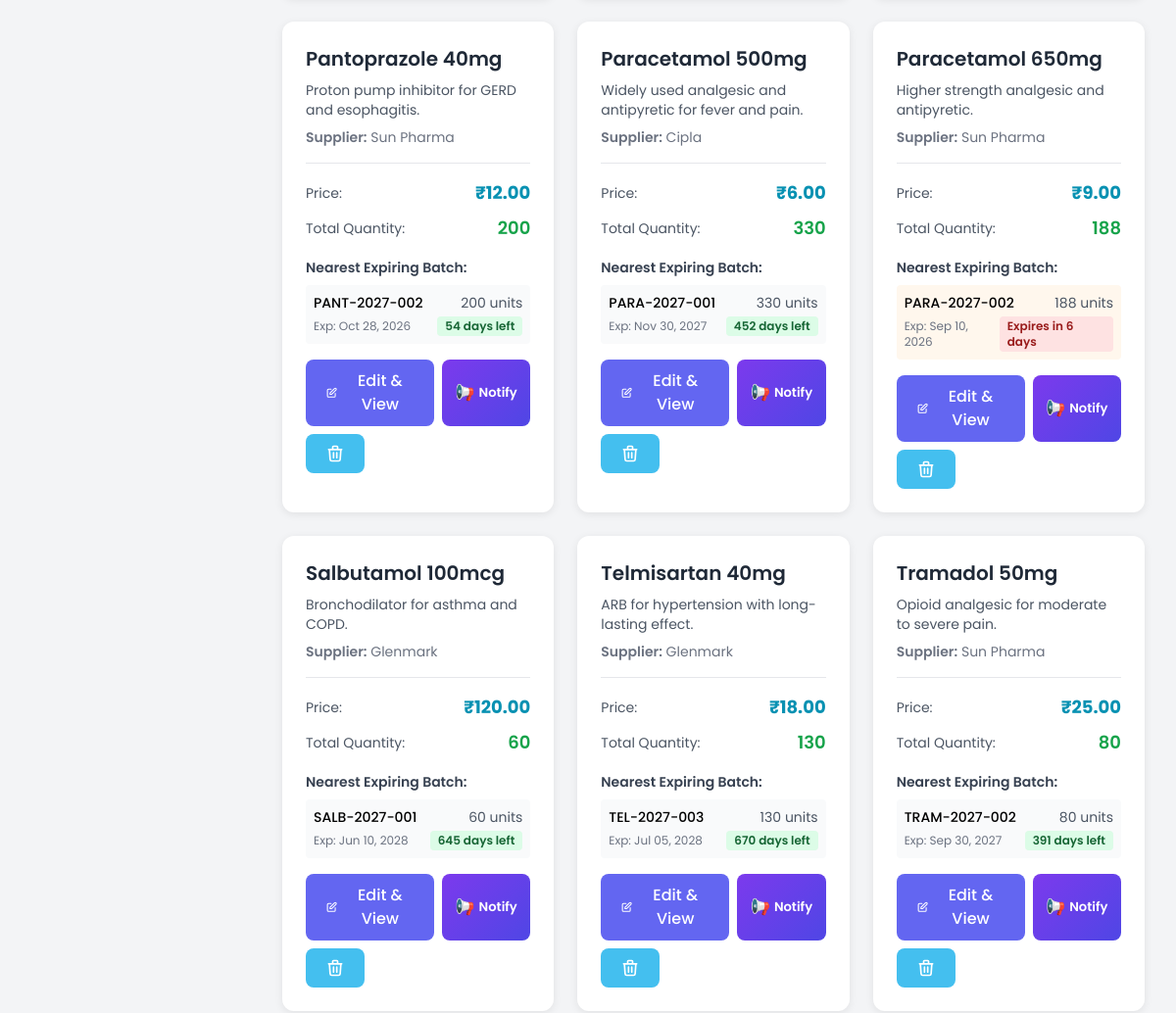
Before: /medicine/ (signed in, middle part) with the older database file.
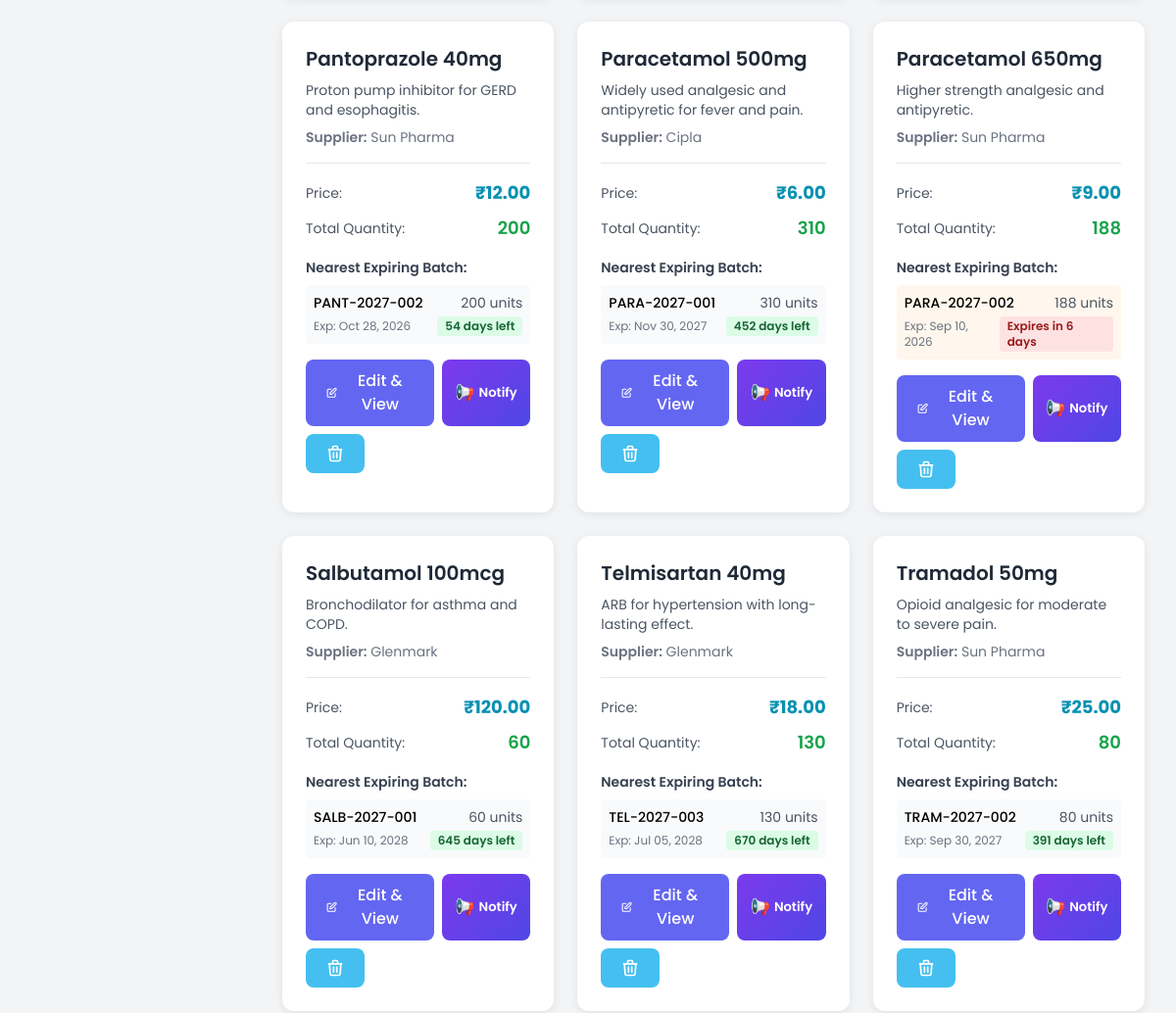
After: the same page with the newer database file.
### MediApp/models.py (models this page shows, shortened)
class Medicine(models.Model):
    name = models.CharField(max_length=100)
    description = models.TextField(blank=True)
    supplier = models.ForeignKey(
        Supplier,
        on_delete=models.SET_NULL,
        null=True,
        related_name='supplied_medicines'
    )
    category = models.ForeignKey(
        Category,
        on_delete=models.SET_NULL,
        null=True,
        blank=True,
        related_name='medicines'
    )
    created_by = models.ForeignKey(
        'User',
        on_delete=models.SET_NULL,
        null=True,
        blank=True,
        related_name='medicines_created'
    )
    price = models.DecimalField(
        max_digits=10,
        decimal_places=2,
        validators=[MinValueValidator(Decimal('0.01'))]
    )
    reorder_threshold = models.PositiveIntegerField(default=10)
    preferred_supplier = models.ForeignKey(
        'Supplier',
        on_delete=models.SET_NULL,
        null=True,
        blank=True,
        related_name='preferred_medicines'
    )
    is_active = models.BooleanField(
        default=True,
        help_text='Uncheck this if the medicine is discontinued or no longer available'
    )
    created_at = models.DateTimeField(default=timezone.now)
    updated_at = models.DateTimeField(auto_now=True)
    class Meta:
        ordering = ['name']
    @property
    def total_quantity(self):
        return sum(batch.quantity for batch in self.batches.all())
    @property
    def is_low_stock(self):
        return self.total_quantity < 50
    @property
    def nearest_active_batch(self):
        today = timezone.now().date()
        active = (
            self.batches
            .filter(expiry_date__gte=today, quantity__gt=0)
            .order_by('expiry_date')
            .first()
        )
        if active:
            return active
        return self.batches.order_by('expiry_date').first()

class Batch(models.Model):
    medicine = models.ForeignKey(
        Medicine,
        on_delete=models.CASCADE,
        related_name='batches'
    )
    batch_name = models.CharField(max_length=50)
    add_date = models.DateField(default=timezone.now)
    expiry_date = models.DateField()
    quantity = models.PositiveIntegerField(validators=[MinValueValidator(0)])
    purchase_price = models.DecimalField(
        max_digits=10,
        decimal_places=2,
        default=0,
        validators=[MinValueValidator(Decimal('0'))],
        help_text='Cost price per unit for this batch'
    )
    created_by = models.ForeignKey(
        'User',
        on_delete=models.SET_NULL,
        null=True,
        blank=True,
        related_name='batches_created'
    )
    created_at = models.DateTimeField(default=timezone.now)
    updated_at = models.DateTimeField(auto_now=True)
    reminder_sent = models.BooleanField(default=False, help_text='Set to True after sending expiry reminders for this batch')
    class Meta:
        ordering = ['expiry_date']
        verbose_name_plural = 'Batches'
    @property
    def is_expired(self):
        if self.expiry_date is None:
            return False
        return timezone.now().date() > self.expiry_date
    @property
    def days_to_expiry(self):
        if self.expiry_date is None:
            return None
        return (self.expiry_date - timezone.now().date()).days

class Supplier(models.Model):
    name = models.CharField(max_length=100)
    location = models.CharField(max_length=100)
    description = models.TextField(blank=True)
    contact_number = models.CharField(max_length=15)
    email = models.EmailField()
    created_by = models.ForeignKey(
        'User',
        on_delete=models.SET_NULL,
        null=True,
        blank=True,
        related_name='suppliers_created'
    )
    created_at = models.DateTimeField(default=timezone.now)
    updated_at = models.DateTimeField(auto_now=True)
    class Meta:
        ordering = ['-created_at']

### MediApp/views.py (the view)
# urls.py: path('medicine/', views.medicine_list, name='medicine_list'),
@pharmacist_or_admin
def medicine_list(request):
    search_query = request.GET.get('search', '')
    expiry_filter = request.GET.get('expiry', '')
    today = timezone.now().date()
    medicines = owner_scope_queryset(request, Medicine.objects.select_related('supplier').prefetch_related('batches'), 'created_by')
    if search_query:
        medicines = medicines.filter(
            Q(name__icontains=search_query) |
            Q(description__icontains=search_query) |
            Q(supplier__name__icontains=search_query)
        )
    if expiry_filter in ['7', '15', '30']:
        days = int(expiry_filter)
        target_date = today + timedelta(days=days)
        medicines = medicines.filter(
            batches__expiry_date__gte=today,
            batches__expiry_date__lte=target_date
        ).distinct()
        medicines = list(medicines)
        for med in medicines:
            med.display_batch = (
                med.batches
                .filter(expiry_date__gte=today, expiry_date__lte=target_date, quantity__gt=0)
                .order_by('expiry_date')
                .first()
            )
    else:
        medicines = list(medicines)
        for med in medicines:
            med.display_batch = med.nearest_active_batch
    context = {
        'medicines': medicines,
        'search_query': search_query,
        'expiry_filter': expiry_filter,
    }
    return render(request, 'medicine/medicine_list.html', context)

### MediApp/views.py (called while the page is built)
def is_admin_role(user):
    return bool(getattr(user, 'is_superuser', False) or getattr(user, 'role', None) == 'admin')

def owner_scope_queryset(request, queryset, owner_field='created_by'):
    if not getattr(request, 'user', None) or not request.user.is_authenticated:
        return queryset.none()
    if is_admin_role(request.user):
        return queryset
    return queryset.filter(**{owner_field: request.user})

### MediApp/templates/medicine/medicine_list.html (shortened to what the changed rows need)
{% extends 'base.html' %}
{% block content %}
<div id="medicineGrid" class="grid grid-cols-1 md:grid-cols-2 lg:grid-cols-3 gap-6">
  {% for medicine in medicines %}
  {% with nearest_batch=medicine.display_batch %}
  <div class="card p-6 medicine-card"
       data-lowstock="{% if medicine.is_low_stock %}true{% else %}false{% endif %}"
       data-expiring="{% if nearest_batch and nearest_batch.days_to_expiry <= 10 and not nearest_batch.is_expired %}true{% else %}false{% endif %}"
       data-expired="{% if nearest_batch and nearest_batch.is_expired %}true{% else %}false{% endif %}">
    <div class="flex items-start justify-between mb-4">
      <div class="flex-1">
        <h3 class="text-xl font-semibold text-gray-800 mb-2">{{ medicine.name }}
        </h3>
        <p class="text-sm text-gray-600 mb-2">{{ medicine.description|truncatewords:15 }}</p>
        <p class="text-sm text-gray-500">
          <span class="font-semibold">Supplier:</span> {{ medicine.supplier.name|default:"N/A" }}
        </p>
      </div>
    </div>
    <div class="border-t pt-4 mb-4">
      <div class="flex items-center justify-between mb-2">
        <span class="text-sm text-gray-600">Price:</span>
        <span class="text-lg font-bold text-cyan-600">₹{{ medicine.price }}</span>
      </div>
      <div class="flex items-center justify-between">
        <span class="text-sm text-gray-600">Total Quantity:</span>
        <span class="text-lg font-semibold {% if medicine.is_low_stock %}text-red-600{% else %}text-green-600{% endif %}">
          {{ medicine.total_quantity }}
        </span>
      </div>
    </div>
    <div class="mb-4">
      <p class="text-sm font-semibold text-gray-700 mb-2">Nearest Expiring Batch:</p>
      {% if nearest_batch %}
      <div class="text-sm {% if nearest_batch.is_expired %}bg-red-50{% elif nearest_batch.days_to_expiry <= 10 %}bg-orange-50{% else %}bg-gray-50{% endif %} p-2 rounded mb-1">
        <div class="flex items-center justify-between">
          <span class="font-medium">{{ nearest_batch.batch_name }}</span>
          <span class="text-gray-600">{{ nearest_batch.quantity }} units</span>
        </div>
        <div class="flex items-center justify-between mt-1">
          <span class="text-xs text-gray-500">Exp: {{ nearest_batch.expiry_date|date:"M d, Y" }}</span>
          {% if nearest_batch.is_expired %}
          <span class="px-2 py-0.5 bg-red-100 text-red-800 rounded text-xs font-semibold">Expired</span>
          {% elif nearest_batch.days_to_expiry <= 7 %}
          <span class="px-2 py-0.5 bg-red-100 text-red-800 rounded text-xs font-semibold">Expires in {{ nearest_batch.days_to_expiry }} days</span>
          {% elif nearest_batch.days_to_expiry <= 30 %}
          <span class="px-2 py-0.5 bg-orange-100 text-orange-800 rounded text-xs font-semibold">Expires in {{ nearest_batch.days_to_expiry }} days</span>
          {% else %}
          <span class="px-2 py-0.5 bg-green-100 text-green-800 rounded text-xs font-semibold">{{ nearest_batch.days_to_expiry }} days left</span>
          {% endif %}
        </div>
      </div>
      {% else %}
      <p class="text-sm text-gray-500">No batches available</p>
      {% endif %}
    </div>
    <div class="flex gap-2 flex-wrap">
      <a href="{% url 'edit_medicine' medicine.id %}" class="btn btn-secondary flex-1 text-center" style="min-width:90px;">
        <svg class="w-4 h-4" fill="none" stroke="currentColor" viewBox="0 0 24 24">
          <path stroke-linecap="round" stroke-linejoin="round" stroke-width="2"
                d="M11 5H6a2 2 0 00-2 2v11a2 2 0 002 2h11a2 2 0 002-2v-5m-1.414-9.414
                   a2 2 0 112.828 2.828L11.828 15H9v-2.828l8.586-8.586z"/>
        </svg>
        Edit &amp; View
      </a>
      {% if user.role == 'admin' or user.role == 'pharmacist' %}
      <button
        id="notify-btn-{{ medicine.id }}"
        onclick="openNotifyModal({{ medicine.id }}, '{{ medicine.name|escapejs }}', {{ medicine.total_quantity }})"
        class="btn flex items-center gap-1"
        title="Notify permanent customers that this medicine is in stock"
        style="background:linear-gradient(135deg,#7c3aed,#4f46e5);color:#fff;border:none;padding:0.45rem 0.85rem;border-radius:8px;cursor:pointer;font-size:0.82rem;font-weight:600;transition:opacity .2s;">
        <span style="font-size:1rem;">📢</span> Notify
      </button>
      {% endif %}
      <button onclick="confirmDelete({{ medicine.id }}, '{{ medicine.name }}')" class="btn btn-danger">
        <svg class="w-5 h-5" fill="none" stroke="currentColor" viewBox="0 0 24 24">
          <path stroke-linecap="round" stroke-linejoin="round" stroke-width="2"
                d="M19 7l-.867 12.142A2 2 0 0116.138 21H7.862
                   a2 2 0 01-1.995-1.858L5 7m5 4v6m4-6v6
                   m1-10V4a1 1 0 00-1-1h-4a1 1 0 00-1 1v3M4 7h16"/>
        </svg>
      </button>
    </div>
  </div>
  {% endwith %}
  {% endfor %}
</div>
{% endblock %}

Changed rows visible on the page:
changed through a linked row, Medicine "Paracetamol 500mg": total_quantity "330" → "310"; display_batch.quantity "330" → "310"
